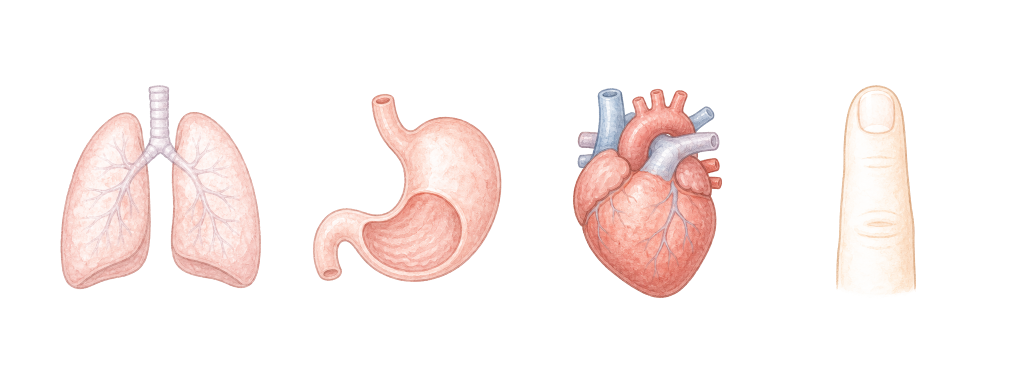
#> input picture tmp/imagegen/choice_body_breath_set_alpha.png, 2033 x 774 px (shown at 1/2 size)
$ python finalize_stage_asset.py --input choice_body_breath_set_alpha.png --output out.png --width 100 --height 100
#> lines starting #> are read from the running program, lines starting #| are printed output that depends on the picture
from __future__ import annotations

import argparse
from pathlib import Path

from PIL import Image


def parse_args() -> argparse.Namespace:
    parser = argparse.ArgumentParser()
    parser.add_argument("--input", required=True)
    parser.add_argument("--output", required=True)
    parser.add_argument("--width", type=int, required=True)
    parser.add_argument("--height", type=int, required=True)
    parser.add_argument("--padding", type=int, default=48)
    return parser.parse_args()


def main() -> None:
    args = parse_args()
    src = Path(args.input)
    dst = Path(args.output)
    dst.parent.mkdir(parents=True, exist_ok=True)

    image = Image.open(src).convert("RGB")
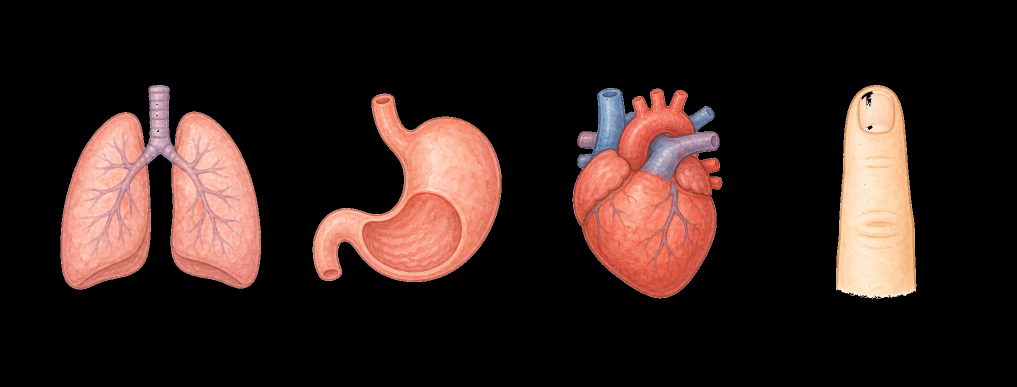
#> image: PIL image 2033x774 RGB (shown at 1/2 size); mean R, G, B 48.8, 32.4, 28.6
    max_w = max(1, args.width - args.padding * 2)
    max_h = max(1, args.height - args.padding * 2)
    scale = min(max_w / image.width, max_h / image.height)
#> scale = 0.00197
    resized = image.resize(
        (
            max(1, round(image.width * scale)),
            max(1, round(image.height * scale)),
        ),
        Image.LANCZOS,
    )

    canvas = Image.new("RGB", (args.width, args.height), (255, 255, 255))
#> canvas: PIL image 100x100 RGB; every value is 255
    x = (args.width - resized.width) // 2
#> x = 48
    y = (args.height - resized.height) // 2
#> y = 49
    canvas.paste(resized, (x, y))
    canvas.save(dst)


if __name__ == "__main__":
    main()

$ run again, on tmp/imagegen/choice_body_chew_set_alpha.png
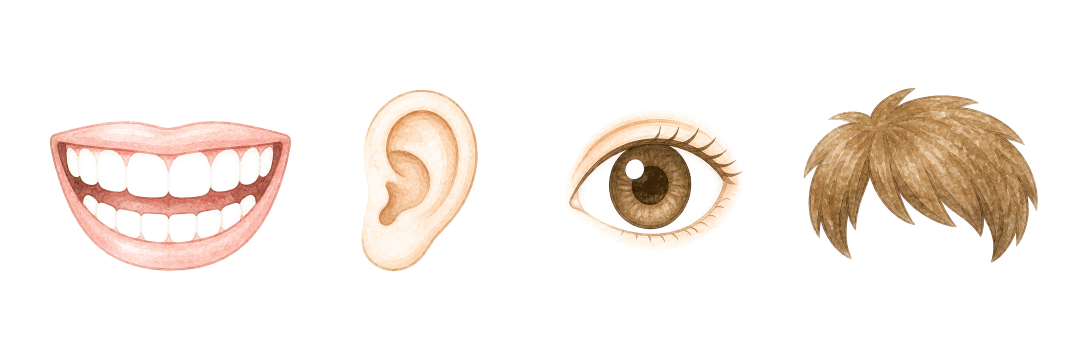
#> input picture tmp/imagegen/choice_body_chew_set_alpha.png, 2172 x 724 px (shown at 1/2 size)
#> in main, `image = Image.open(src).convert("RGB")`:
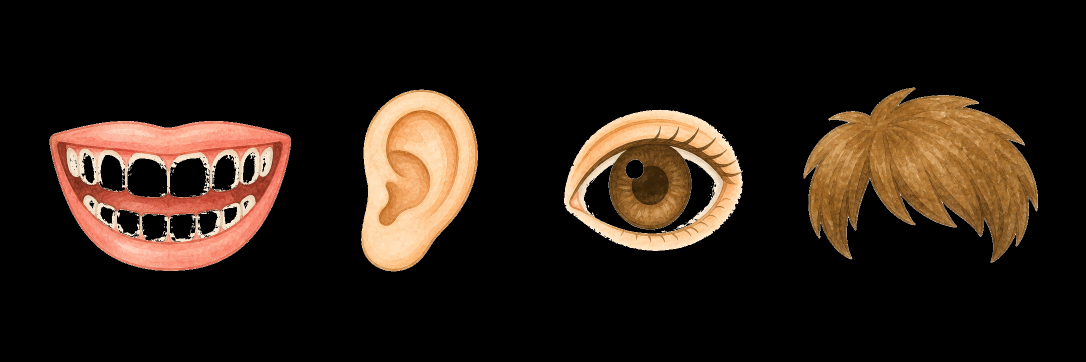
#> image: PIL image 2172x724 RGB (shown at 1/2 size); mean R, G, B 41.2, 29.5, 20.3

$ run again, on tmp/imagegen/choice_body_hardest_set_alpha.png
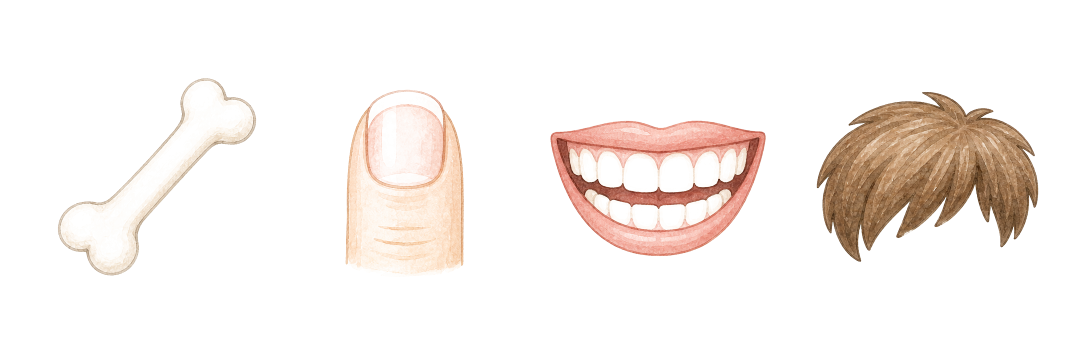
#> input picture tmp/imagegen/choice_body_hardest_set_alpha.png, 2172 x 724 px (shown at 1/2 size)
#> in main, `image = Image.open(src).convert("RGB")`:
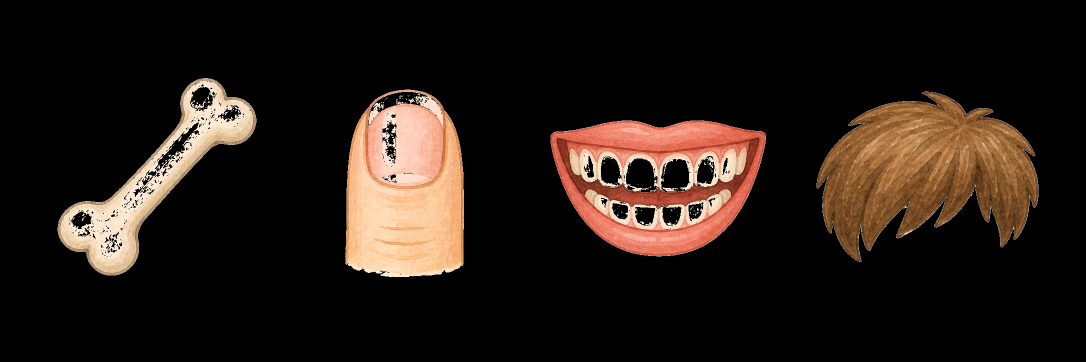
#> image: PIL image 2172x724 RGB (shown at 1/2 size); mean R, G, B 37.1, 27, 20.6

$ run again, on tmp/imagegen/choice_body_hear_face_set_alpha.png
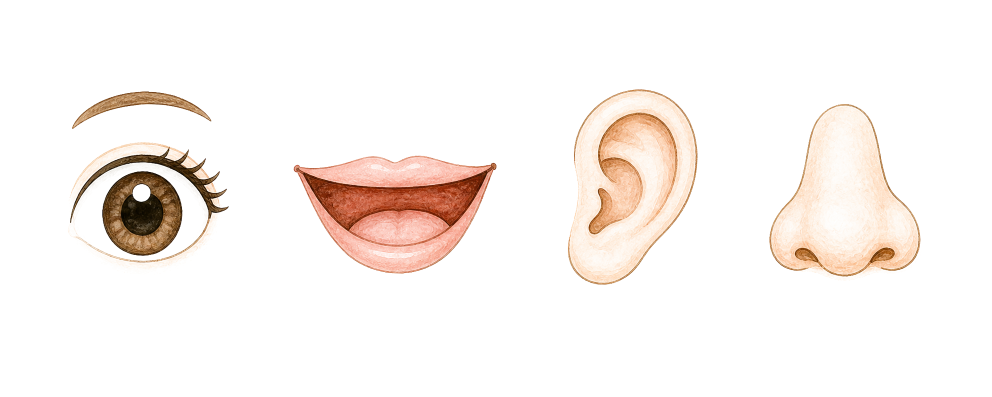
#> input picture tmp/imagegen/choice_body_hear_face_set_alpha.png, 1983 x 793 px (shown at 1/2 size)
#> in main, `image = Image.open(src).convert("RGB")`:
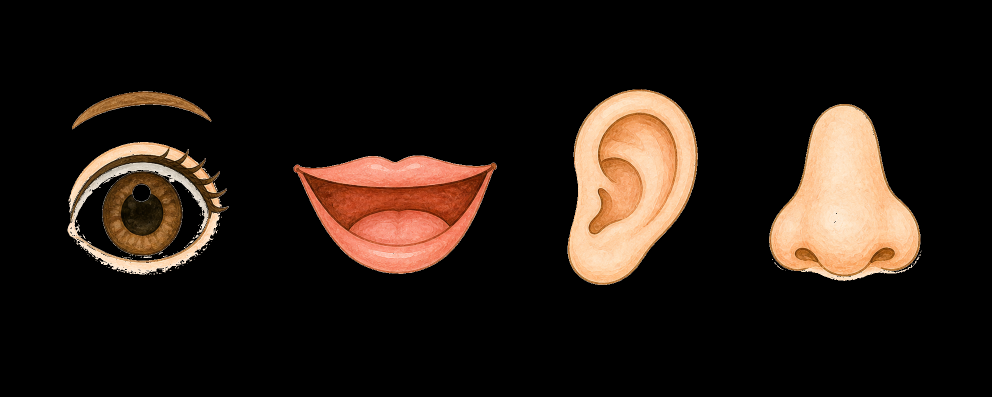
#> image: PIL image 1983x793 RGB (shown at 1/2 size); mean R, G, B 36.5, 26.4, 19.6
